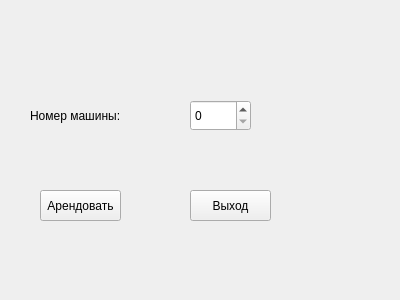
<?xml version="1.0" encoding="UTF-8"?>
<ui version="4.0">
 <class>CarRent</class>
 <widget class="QWidget" name="CarRent">
  <property name="geometry">
   <rect>
    <x>0</x>
    <y>0</y>
    <width>400</width>
    <height>300</height>
   </rect>
  </property>
  <property name="windowTitle">
   <string>Form</string>
  </property>
  <widget class="QSpinBox" name="spinBox">
   <property name="geometry">
    <rect>
     <x>190</x>
     <y>100</y>
     <width>61</width>
     <height>31</height>
    </rect>
   </property>
  </widget>
  <widget class="QPushButton" name="pushButton">
   <property name="geometry">
    <rect>
     <x>40</x>
     <y>190</y>
     <width>81</width>
     <height>31</height>
    </rect>
   </property>
   <property name="text">
    <string>Арендовать</string>
   </property>
  </widget>
  <widget class="QPushButton" name="pushButton_2">
   <property name="geometry">
    <rect>
     <x>190</x>
     <y>190</y>
     <width>81</width>
     <height>31</height>
    </rect>
   </property>
   <property name="text">
    <string>Выход</string>
   </property>
  </widget>
  <widget class="QLabel" name="label">
   <property name="geometry">
    <rect>
     <x>30</x>
     <y>100</y>
     <width>111</width>
     <height>31</height>
    </rect>
   </property>
   <property name="text">
    <string>Номер машины:</string>
   </property>
  </widget>
 </widget>
 <resources/>
 <connections/>
</ui>
